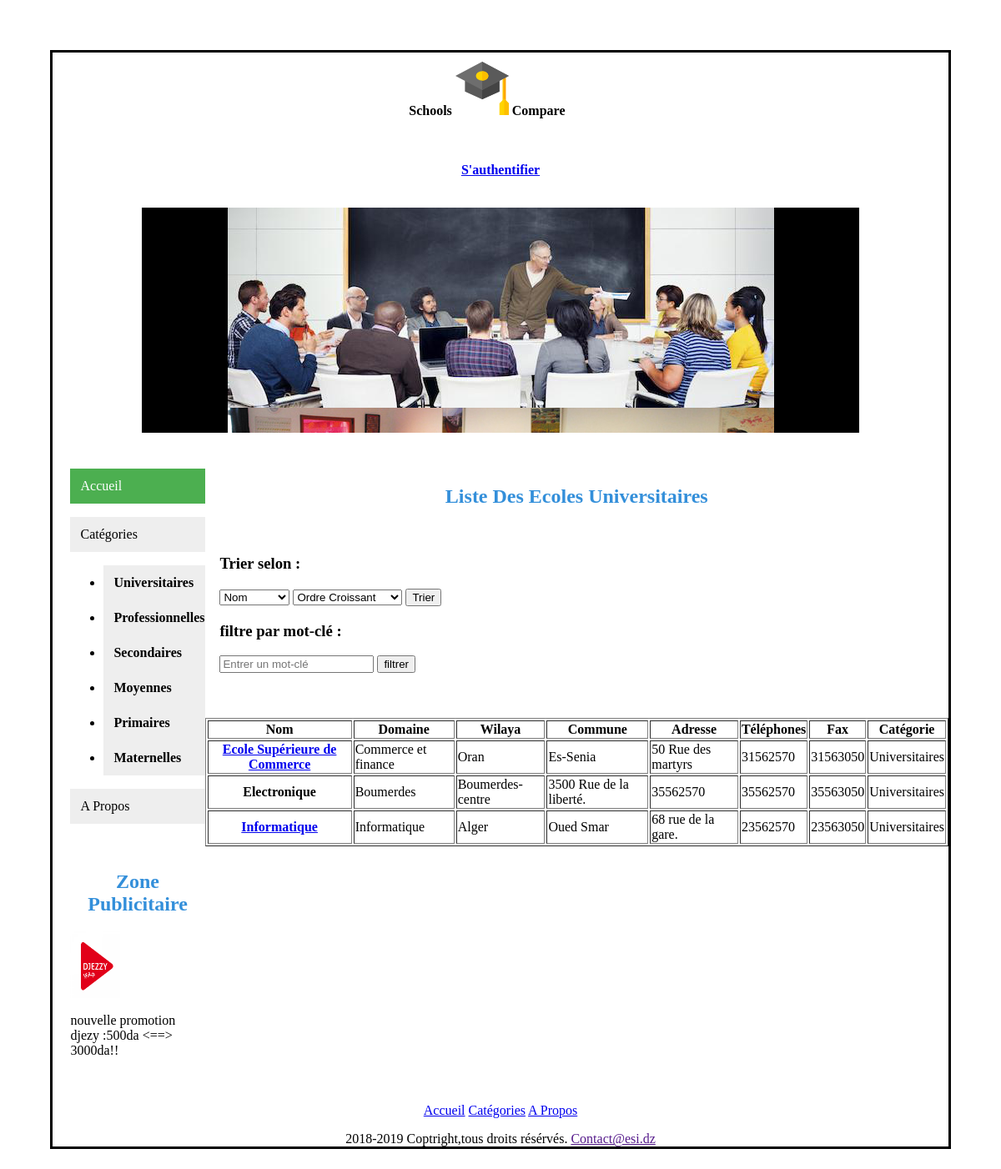
Screenshot of /project/view/categories/Universitaires.php with the database file from the repository.
### tables this page shows
CREATE TABLE `formation` (
  `id` int(30) NOT NULL,
  `nom` varchar(30) NOT NULL,
  `domaine` varchar(30) NOT NULL,
  `wilaya` varchar(30) NOT NULL,
  `commune` varchar(30) NOT NULL,
  `adresse` varchar(30) NOT NULL,
  `tel` int(30) NOT NULL,
  `fax` int(30) NOT NULL,
  `id_categorie` int(30) NOT NULL,
  `actif` tinyint(1) NOT NULL
);

### project/controller/afficher.php (called while the page is built, shortened)
<?php
include("../../core/connection.php");
include("../../model/Formation.php");
$formation=new Formation();
$formation->setConnection($conn);
$fs1 = $formation->get(1);
?>

### project/model/formation.php (called while the page is built, shortened)
<?php
class Formation
{
    public $db_conn;
    function setConnection($conn)
    {
        $this->db_conn = $conn;
    }
    protected function init($id, $nom, $domaine, $wilaya, $commune, $adresse, $tel, $fax, $id_categorie,$actif)
    {
        $this->nom = $nom;
        $this->domaine = $domaine;
        $this->wilaya = $wilaya;
        $this->commune = $commune;
        $this->adresse = $adresse;
        $this->tel = $tel;
        $this->fax = $fax;
        $this->id_categorie = $id_categorie;
        $this->actif = $actif;
    }
    public function get($id)
    {
        $sql = "SELECT * FROM formation where id_categorie=".$id.";";
        $formations = $this->db_conn->query($sql)->fetchAll();
        $list_f = [];
        foreach ($formations as $formation) {
            $f = new self();
            $f->init($formation['id'], $formation['nom'], $formation['domaine'], $formation['wilaya'], $formation['commune'], $formation['adresse'], $formation['tel'], $formation['fax'], $formation['id_categorie'],$formation['actif']);
           array_push ($list_f,$f);
        }
        return $list_f;
    }
}
?>

### project/view/categories/Universitaires.php (the view, shortened to what this page needs)
<html>
<?php include("../includes/categories/head.php");
include("../../controller/afficher.php");
?>
     <body>
                <div class="logo"  align="center">
                <b> Schools <img src="../public/img/logo1.png" alt="image d'aceuil " > Compare</b>
                </div>
                <?php
                if (!isset($_SESSION['user'])) {
                    echo " <div class='login' >
    <b><a href='../administration/login.php' align='center'><b>S'authentifier</b></a></b>
    </div>";
                }
                ?>
               <div class="diaporama">
                  <div class="images">
                      <img src="../public/img/0.jpg" class="diaporama_0"/>
                      <img src="../public/img/1.jpg" class="diaporama_1"/>
                  </div>
              </div>
            <div class ="Page">
                <div class="vertical-menu">
                <a href="../../index.php"class="active">Accueil</a>
                <p id="menu" onclick="toggleMenu()"><a href="#"> Catégories </a></p>
                   <ul id="menu-box" style="display: block">
                   <li><a href="Universitaires.php"><b>Universitaires</b></a></li>
                        <li><a href="Professionnelles.php"><b>Professionnelles</b></a></li>
                        <li><a href="Secondaires.php"><b>Secondaires</b></a></li>
                        <li><a href="Moyennes.php"><b>Moyennes</b></a></li>
                        <li><a href="Primaires.php"><b>Primaires</b></a></li>
                        <li><a href="Maternelles.php"><b>Maternelles</b></a></li>
                    </ul>
                   <a href="#">A Propos</a>
                    <h2 align="center">Zone Publicitaire</h2>
                    <img src='../public/img/Djezzy.png'width="60" height="80"></br></br>
                       nouvelle promotion djezy :500da <==> 3000da!!
               </div>
              <div class="content">
              <h2 align="center">Liste Des Ecoles Universitaires </h2></br>
<div class="tri-filtre">
    <div classs="tri">
<h3>Trier selon :</h3>
<select>
  <option value="nom">Nom</option>
</select>
<select>
  <option value="asc">Ordre Croissant</option>
</select>
<button type="submit" id="tri-btn" >Trier</button>
</div>
<div class="filtre" >
<h3>filtre par mot-clé :</h3>
<input type="text" placeholder="Entrer un mot-clé" name="mot-clé" required>
<button type="submit" class="filtre-btn"  id="filtre-btn">filtrer</button>
</div>
</div>
 <table id ="univ-table" border="1px" align="center" >
    <thead>
    <tr>
    <th scope="col" >Nom</th>
    <th scope="col">Domaine</th>
    <th scope="col">Wilaya</th>
    <th scope="col">Commune</th>
    <th scope="col">Adresse</th>
    <th scope="col">Téléphones</th>
    <th scope="col">Fax</th>
    <th scope="col">Catégorie</th>
    </tr>
    </thead>
    <tbody id="univ-tab-index">
    <?php
    $i=1;
    foreach ($fs1 as $f1) : ?>
    <tr>
    <th  id=<?= $f1->id_categorie ?>scope="row">
        <?php
        if (($f1->actif)){
        echo '<a class="lien" href="../../sous-sites/'.$f1->id_categorie.'/'.$i.'/index.php">
        '.$f1->nom.'</a></th>';
        }else echo $f1->nom.'</th>';
        ?></th>        <td id=<?= $f1->id_categorie ?>><?= $f1->domaine ?></td>
        <td id=<?= $f1->id_categorie ?>><?= $f1->wilaya ?></td>
        <td id=<?= $f1->id_categorie ?>><?= $f1->commune ?></td>
        <td id=<?= $f1->id_categorie ?>><?= $f1->adresse ?></td>
        <td id=<?= $f1->id_categorie ?>><?= $f1->tel ?></td>
        <td id=<?= $f1->id_categorie ?>><?= $f1->fax ?></td>
        <td >Universitaires</td>
<?php
$i++;
     ?>
        </tr>
    <?php endforeach; ?>
    </tbody>
    </table>
            </div>
              </div>
           <?php include("../includes/categories/footer.php"); ?>
    </body>
</html>

### project/view/includes/categories/head.php (shortened to what this page needs)
<head>
        <link rel="stylesheet" type="text/css" media="screen" href="../public/css/style.css" >
    </head>

### project/view/includes/categories/footer.php
<footer id="ft" align="center">
                   <a href="#">Accueil</a>
                   <a href="#">Catégories</a>
                   <a href="#">A Propos</a>
                   <p>2018-2019 Coptright,tous droits résérvés. <a href="">Contact@esi.dz</a></p>
</footer>

### project/view/public/css/style.css (style rules this page uses)
.logo { width: 80%; height: 10%; margin-top: 1%; margin-left: 8.5%; justify-content: center; text-align: center; }
.Page { display: flex; }
.vertical-menu { width: 15%; margin-inline-start: 2%; margin-top: 4%; }
.vertical-menu a { background-color: #eee; color: black; display: block; padding: 12px; text-decoration: none; }
.vertical-menu a.active { background-color: #4CAF50; color: white; }
.content { margin-top: 4%; width: 100%; }
.login a { justify-content: center; text-align: center; }
.diaporama { text-align: center; margin: 0px auto; background: black; width: 80%; height: 40%; overflow: hidden; position: relative; }
.diaporama_0,.diaporama_1, .diaporama_2, { position: absolute; width: 100%; height: 100%; }
.diaporama_0 { left: 0px; }
.diaporama_1 { left: 675px; }
.images { margin: 0px auto; align-content: center; position: absolute; animation-duration: 9s; animation-iteration-count: infinite; animation-name: animation; background-color: black; }
body { border:3px black solid; margin: 5%; }
h2 { color:#338fda; }
.tri-filtre { margin-left: 2%; }
.login { text-align: center; }

### rows the page displays
formation: nom "Ecole Supérieure de Commerce", domaine "Commerce et finance", wilaya "Oran", commune "Es-Senia", adresse "50 Rue des martyrs", tel "31562570", fax "31563050"
formation: nom "Electronique", domaine "Boumerdes", wilaya "Boumerdes-centre", commune "3500 Rue de la liberté.", adresse "35562570", tel "35562570", fax "35563050"
formation: nom "Informatique", domaine "Informatique", wilaya "Alger", commune "Oued Smar", adresse "68 rue de la gare.", tel "23562570", fax "23563050"
